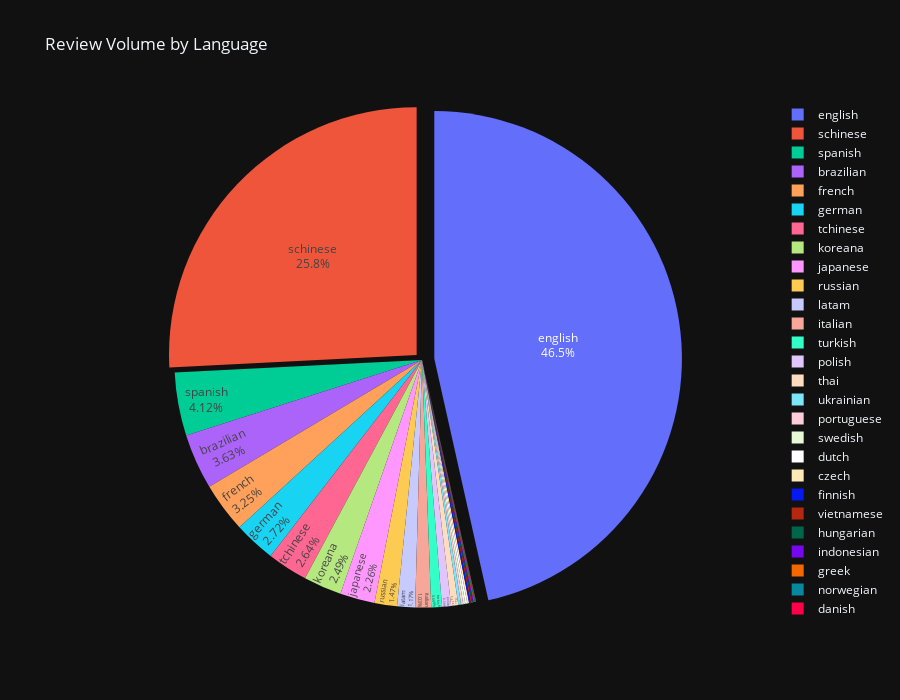

Notebook cell for this chart:
### Code cell
fig = px.pie(
    lang_total,
    values="count",
    names="language",
    title="Review Volume by Language",
    template="plotly_dark",
    hole=0
)
fig.update_traces(textposition='inside', textinfo='percent+label', pull=[0.05,0.03,0,0,0])
fig.update_layout(height=700, width=900)
fig.show()

### Figure 1 — Plotly figure (JSON) as saved in the notebook; plotly's stock layout.template omitted (floating-point values rounded to 4 significant figures)
{"data": [{"domain": {"x": [0.0, 1.0], "y": [0.0, 1.0]}, "hole": 0, "hovertemplate": "language=%{label}<br>count=%{value}<extra></extra>", "labels": ["english", "schinese", "spanish", "brazilian", "french", "german", "tchinese", "koreana", "japanese", "russian", "latam", "italian", "turkish", "polish", "thai", "ukrainian", "portuguese", "swedish", "dutch", "czech", "finnish", "vietnamese", "hungarian", "indonesian", "greek", "norwegian", "danish", "romanian", "bulgarian", "arabic"], "legendgroup": "", "name": "", "showlegend": true, "values": [12775, 7090, 1133, 997, 893, 748, 726, 683, 622, 404, 321, 284, 192, 162, 128, 50, 38, 37, 35, 33, 29, 22, 18, 18, 13, 13, 5, 4, 2, 1], "type": "pie", "pull": [0.05, 0.03, 0, 0, 0], "textinfo": "percent+label", "textposition": "inside"}], "layout": {"legend": {"tracegroupgap": 0}, "title": {"text": "Review Volume by Language"}, "height": 700, "width": 900}}
